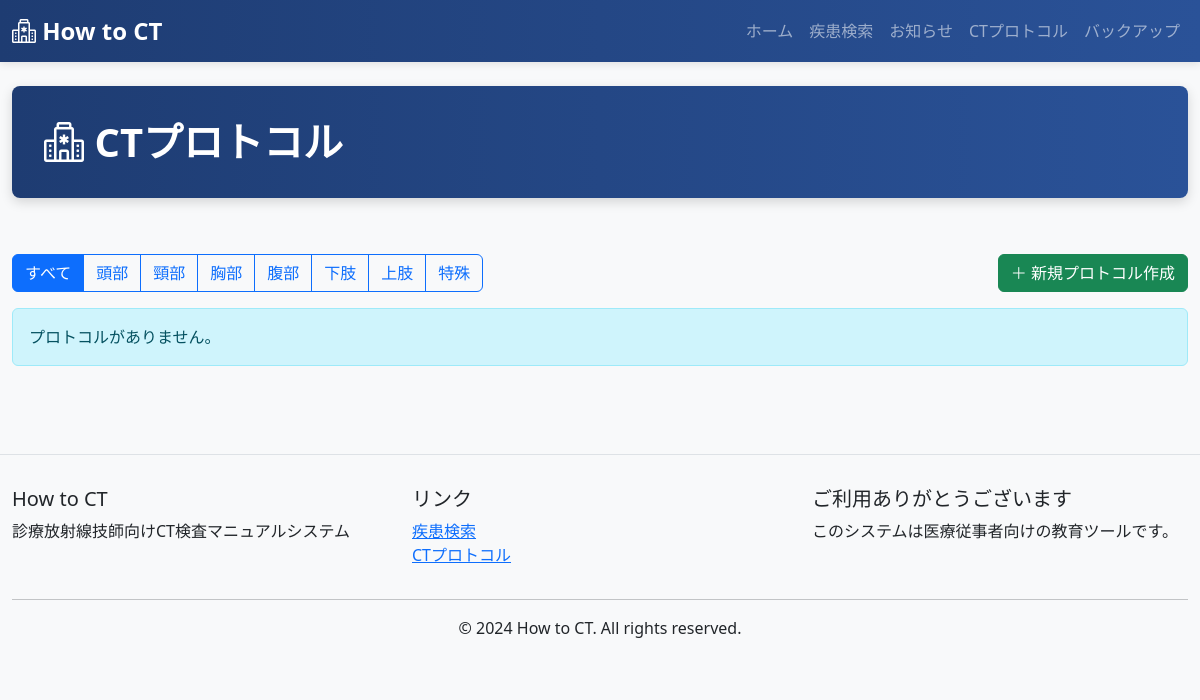
Page /protocol/ on the earlier database version.
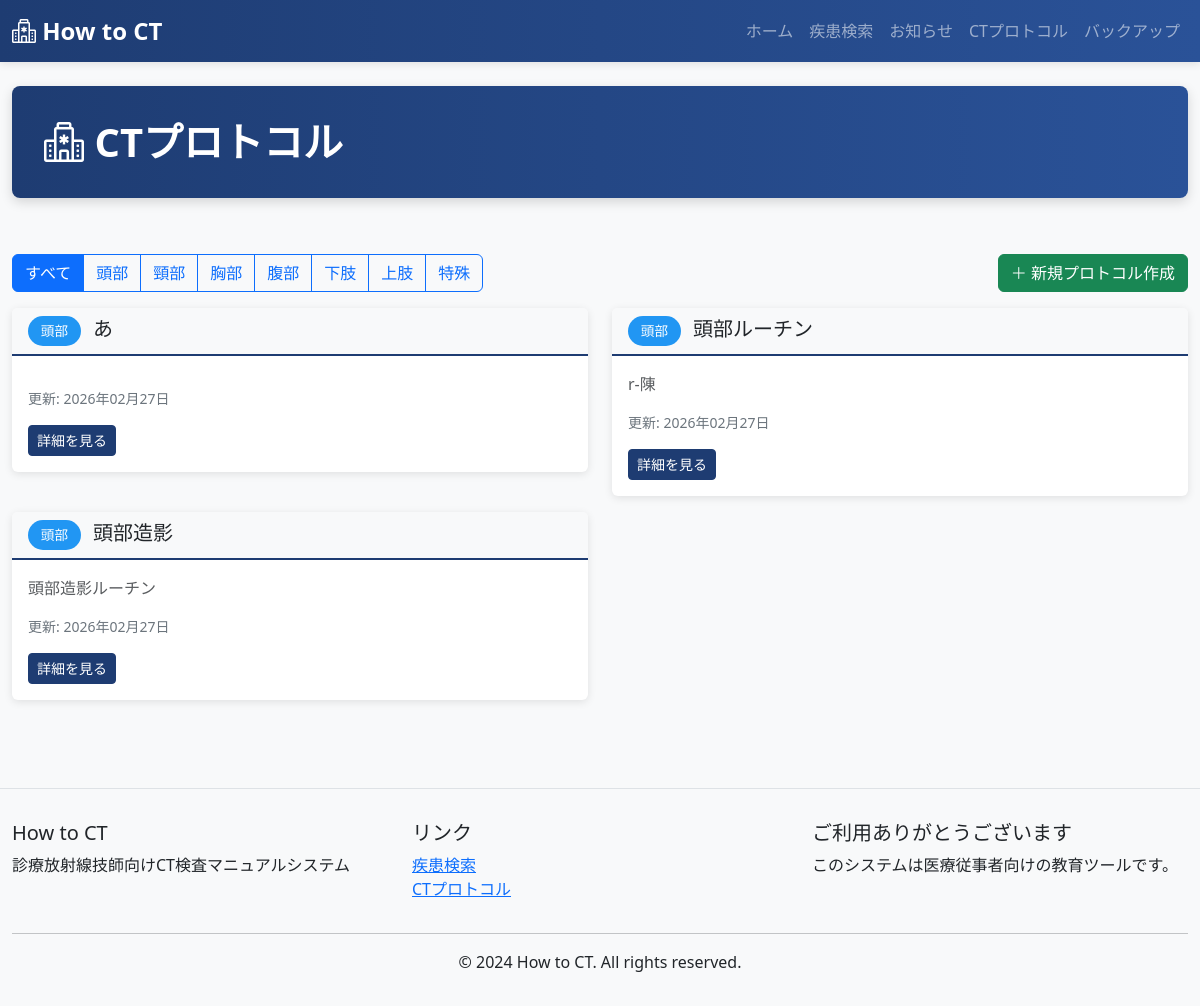
Same page on the later database version.
### ct_app/models.py (models this page shows, shortened)
class Protocol(models.Model):
    CATEGORY_CHOICES = [
        ('頭部', '頭部'),
        ('頸部', '頸部'),
        ('胸部', '胸部'),
        ('腹部', '腹部'),
        ('下肢', '下肢'),
        ('上肢', '上肢'),
        ('特殊', '特殊'),
    ]
    category = models.CharField(max_length=50, choices=CATEGORY_CHOICES)
    title = models.CharField(max_length=255)
    content = models.TextField(verbose_name="概要", null=True, blank=True)
    protocol_detail = models.TextField(verbose_name="撮影詳細", null=True, blank=True)
    contrast_detail = models.TextField(verbose_name="造影詳細", null=True, blank=True)
    processing_detail = models.TextField(verbose_name="画像処理詳細", null=True, blank=True)
    protocol_img = models.ImageField(upload_to='protocol_images/', null=True, blank=True)
    created_at = models.DateTimeField(auto_now_add=True)
    updated_at = models.DateTimeField(auto_now=True)
    class Meta:
        ordering = ['category', 'title']
        verbose_name_plural = "Protocols"

### ct_app/views.py (the view)
# urls.py: path('protocol/', views.ProtocolListView.as_view(), name='protocol_list'),
class ProtocolListView(View):
    def get(self, request):
        category = request.GET.get('category', '')
        if category:
            protocols = Protocol.objects.filter(category=category)
        else:
            protocols = Protocol.objects.all()
        categories = Protocol.CATEGORY_CHOICES
        context = {
            'page_title': 'CTプロトコル',
            'protocols': protocols,
            'categories': categories,
            'selected_category': category,
        }
        return render(request, 'ct_app/protocol_list.html', context)

### ct_app/templates/ct_app/protocol_list.html (shortened to what this page needs)
{% extends 'ct_app/base.html' %}
{% block content %}
<div class="row mb-3">
    <div class="col-md-8">
        <div class="btn-group" role="group">
            <a href="{% url 'protocol_list' %}" class="btn btn-outline-primary {% if not selected_category %}active{% endif %}">
                すべて
            </a>
            {% for value, label in categories %}
            <a href="{% url 'protocol_list' %}?category={{ value }}" class="btn btn-outline-primary {% if selected_category == value %}active{% endif %}">
                {{ label }}
            </a>
            {% endfor %}
        </div>
    </div>
    <div class="col-md-4 text-end">
        <a href="{% url 'protocol_create' %}" class="btn btn-success">
            <i class="bi bi-plus-lg"></i> 新規プロトコル作成
        </a>
    </div>
</div>
<div class="row">
    {% if protocols %}
        {% for protocol in protocols %}
        <div class="col-md-6">
            <div class="card protocol-section mb-3">
                <div class="card-header">
                    <span class="protocol-badge">{{ protocol.get_category_display }}</span>
                    <h5 class="card-title mb-0 d-inline">{{ protocol.title }}</h5>
                </div>
                <div class="card-body">
                    <p class="card-text text-muted">{{ protocol.content|truncatewords:30 }}</p>
                    <p class="small text-secondary">更新: {{ protocol.updated_at|date:'Y年m月d日' }}</p>
                    <a href="{% url 'protocol_detail' protocol.pk %}" class="btn btn-primary btn-sm">
                        詳細を見る
                    </a>
                </div>
            </div>
        </div>
        {% endfor %}
    {% else %}
    <div class="col-12">
        <div class="alert alert-info">
            {% if selected_category %}
            「{{ selected_category }}」のプロトコルがありません。
            {% else %}
            プロトコルがありません。
            {% endif %}
        </div>
    </div>
    {% endif %}
</div>
{% endblock %}

### ct_app/templates/ct_app/base.html (shortened to what this page needs)
<!DOCTYPE html>
<html lang="ja">
<head>
    <link href="https://cdn.jsdelivr.net/npm/bootstrap@5.3.0/dist/css/bootstrap.min.css" rel="stylesheet">
    <link rel="stylesheet" href="https://cdn.jsdelivr.net/npm/bootstrap-icons@1.11.0/font/bootstrap-icons.css">
</head>
<body>
    <nav class="navbar navbar-expand-lg navbar-dark">
        <div class="container-fluid">
            <a class="navbar-brand" href="{% url 'index' %}">
                <i class="bi bi-hospital"></i> How to CT
            </a>
            <div class="collapse navbar-collapse" id="navbarNav">
                <ul class="navbar-nav ms-auto">
                    <li class="nav-item">
                        <a class="nav-link" href="{% url 'index' %}">ホーム</a>
                    </li>
                    <li class="nav-item">
                        <a class="nav-link" href="{% url 'sick_list' %}">疾患検索</a>
                    </li>
                    <li class="nav-item">
                        <a class="nav-link" href="{% url 'form_list' %}">お知らせ</a>
                    </li>
                    <li class="nav-item">
                        <a class="nav-link" href="{% url 'protocol_list' %}">CTプロトコル</a>
                    </li>
                    <li class="nav-item">
                        <a class="nav-link" href="{% url 'backup' %}">バックアップ</a>
                    </li>
                </ul>
            </div>
        </div>
    </nav>
    <main class="container-fluid py-4">
        {% if page_title %}
        <div class="row mb-4">
            <div class="col-12">
                <div class="main-header d-flex justify-content-between align-items-center">
                    <h1><i class="bi bi-hospital"></i> {{ page_title }}</h1>
                </div>
            </div>
        </div>
        {% endif %}
        <div class="row">
            <div class="col-12">
                {% block content %}{% endblock %}
            </div>
        </div>
    </main>
    <footer>
        <div class="container-fluid">
            <div class="row">
                <div class="col-md-4">
                    <h5>How to CT</h5>
                    <p>診療放射線技師向けCT検査マニュアルシステム</p>
                </div>
                <div class="col-md-4">
                    <h5>リンク</h5>
                    <ul class="list-unstyled">
                        <li><a href="{% url 'sick_list' %}">疾患検索</a></li>
                        <li><a href="{% url 'protocol_list' %}">CTプロトコル</a></li>
                    </ul>
                </div>
                <div class="col-md-4">
                    <h5>ご利用ありがとうございます</h5>
                    <p>このシステムは医療従事者向けの教育ツールです。</p>
                </div>
            </div>
            <hr>
            <div class="row">
                <div class="col-12 text-center">
                    <p class="mb-0">© 2024 How to CT. All rights reserved.</p>
                </div>
            </div>
        </div>
    </footer>
</body>
</html>

### ct_app/templates/ct_app/base.html (style rules this page uses)
:root { --primary-color: #1e3c72; --secondary-color: #2a5298; }
body { background-color: #f8f9fa; font-family: 'Segoe UI', Tahoma, Geneva, Verdana, sans-serif; }
.navbar { background: linear-gradient(90deg, var(--primary-color) 0%, var(--secondary-color) 100%); box-shadow: 0 2px 8px rgba(0,0,0,0.1); }
.navbar-brand { font-weight: bold; font-size: 1.5rem; }
.main-header { background: linear-gradient(90deg, var(--primary-color) 0%, var(--secondary-color) 100%); color: white; padding: 2rem; border-radius: 8px; margin-bottom: 2rem; box-shadow: 0 4px 12px rgba(0,0,0,0.15); }
.main-header h1 { margin: 0; font-weight: bold; }
.card { border: none; box-shadow: 0 2px 8px rgba(0,0,0,0.1); transition: transform 0.2s, box-shadow 0.2s; margin-bottom: 1rem; }
.card-header { background-color: #f8f9fa; border-bottom: 2px solid var(--primary-color); }
.protocol-badge { display: inline-block; background-color: #2196F3; color: white; padding: 0.3rem 0.8rem; border-radius: 15px; font-size: 0.85rem; margin-right: 0.5rem; }
.btn-primary { background-color: var(--primary-color); border-color: var(--primary-color); }
footer { background-color: #f8f9fa; border-top: 1px solid #dee2e6; padding: 2rem 0; margin-top: 3rem; }

Differences in the rows shown:
added Protocol: category "頭部", title "あ", updated_at "2026年02月27日"
added Protocol: category "頭部", title "頭部ルーチン", content "r-陳", updated_at "2026年02月27日"
added Protocol: category "頭部", title "頭部造影", content "頭部造影ルーチン", updated_at "2026年02月27日"
Other differences:
text no longer shown: "プロトコルがありません。"
